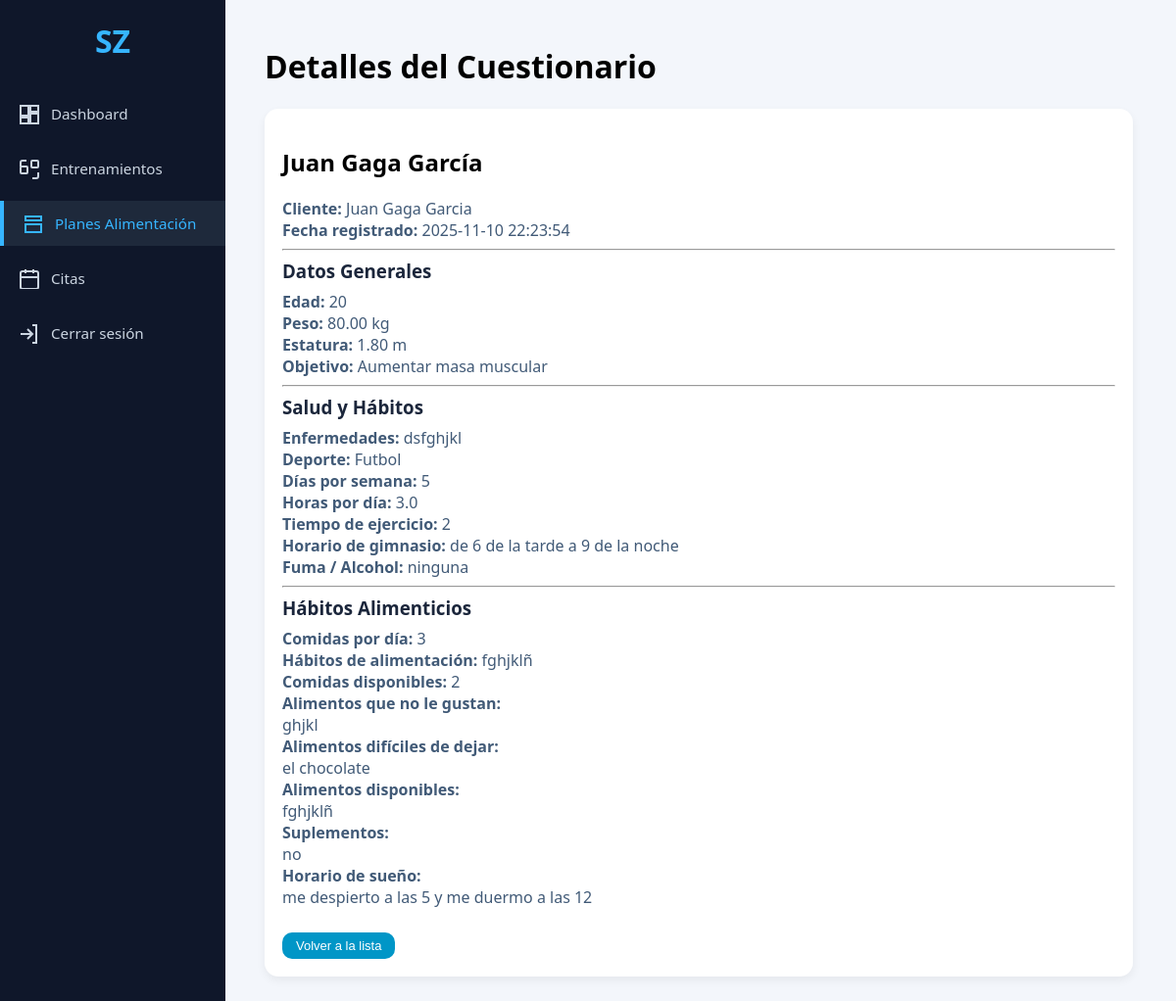
The app's page /index.php?controller=PlanAlimentacion&action=ver&id=2 (signed in), older data.
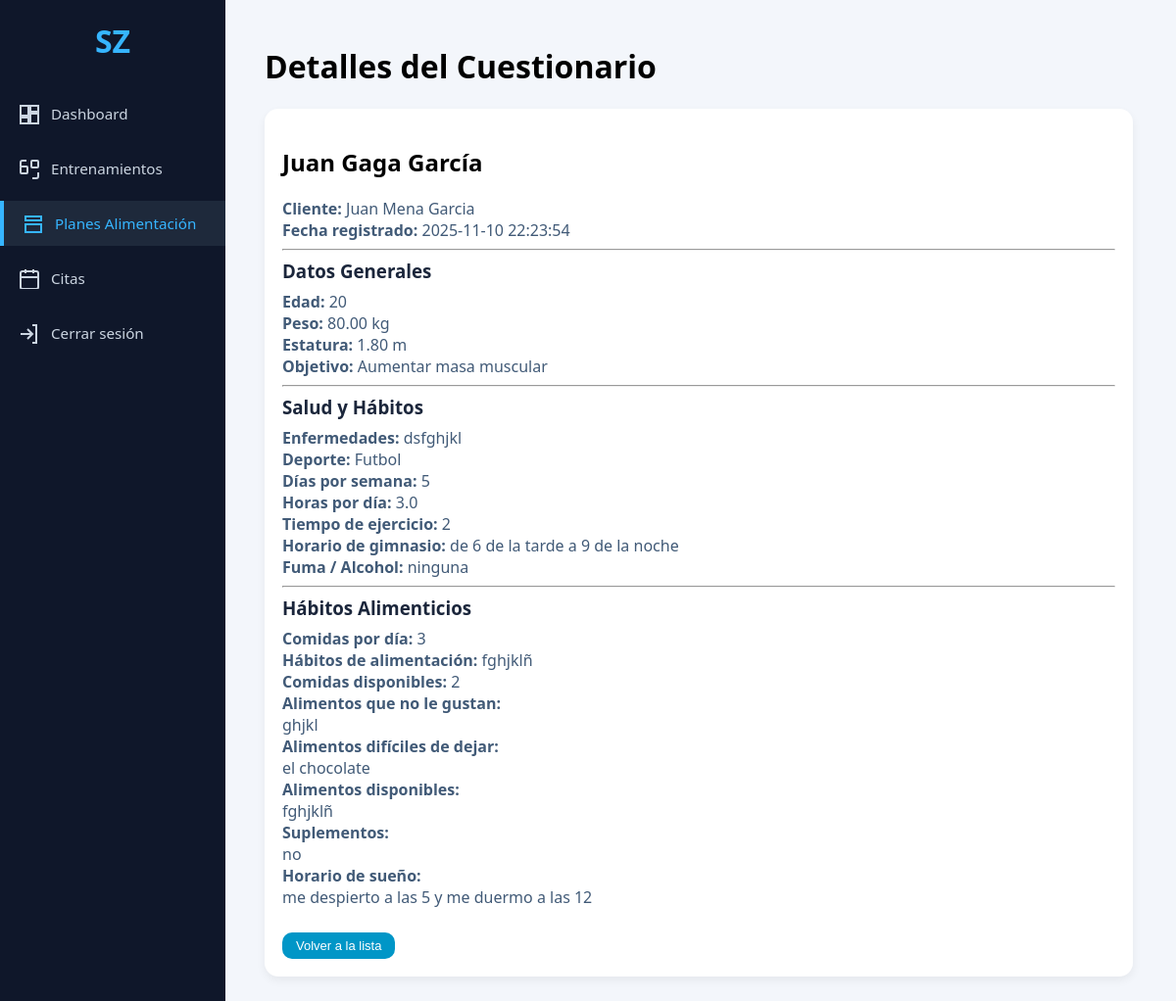
The same page, newer data.
### tables this page shows
CREATE TABLE `cuestionario_alimentacion` (
  `idCuestionario` int(11) NOT NULL AUTO_INCREMENT,
  `idUsuario` int(11) NOT NULL,
  `idCoach` int(11) DEFAULT NULL,
  `nombreCompleto` varchar(150) DEFAULT NULL,
  `edad` int(11) DEFAULT NULL,
  `peso` decimal(5,2) DEFAULT NULL,
  `estatura` decimal(4,2) DEFAULT NULL,
  `objetivo` varchar(100) DEFAULT NULL,
  `enfermedades` text DEFAULT NULL,
  `deporte` varchar(100) DEFAULT NULL,
  `diasSemana` int(11) DEFAULT NULL,
  `horasDia` decimal(3,1) DEFAULT NULL,
  `tiempoEjercicio` varchar(100) DEFAULT NULL,
  `horarioGym` varchar(100) DEFAULT NULL,
  `fumaAlcohol` varchar(100) DEFAULT NULL,
  `comidasDia` int(11) DEFAULT NULL,
  `alimentacionHabitos` text DEFAULT NULL,
  `comidasDisponibles` int(11) DEFAULT NULL,
  `alimentosNoGustan` text DEFAULT NULL,
  `alimentosDificilesDejar` text DEFAULT NULL,
  `alimentosDisponibles` text DEFAULT NULL,
  `suplementos` text DEFAULT NULL,
  `horarioSueno` varchar(100) DEFAULT NULL,
  `fechaRegistro` timestamp NOT NULL DEFAULT current_timestamp(),
  PRIMARY KEY (`idCuestionario`),
  KEY `idUsuario` (`idUsuario`),
  KEY `cuestionario_alimentacion_fk_coach` (`idCoach`),
  CONSTRAINT `cuestionario_alimentacion_fk_coach` FOREIGN KEY (`idCoach`) REFERENCES `coach` (`idCoach`) ON DELETE SET NULL ON UPDATE CASCADE,
  CONSTRAINT `cuestionario_alimentacion_ibfk_1` FOREIGN KEY (`idUsuario`) REFERENCES `usuarios` (`idUsuario`)
);

CREATE TABLE `usuarios` (
  `idUsuario` int(11) NOT NULL AUTO_INCREMENT,
  `nombre` varchar(256) NOT NULL,
  `apePa` varchar(256) DEFAULT NULL,
  `apeMa` varchar(256) DEFAULT NULL,
  `genero` varchar(50) DEFAULT NULL,
  `telefono` varchar(50) DEFAULT NULL,
  `correo` varchar(256) NOT NULL,
  `contrasena` varchar(256) NOT NULL,
  `fechaRegi` date DEFAULT curdate(),
  `rol` enum('admin','entrenador','cliente') DEFAULT 'cliente',
  `idMembresia` int(11) DEFAULT NULL,
  `idAdministrador` int(11) DEFAULT NULL,
  `idCoach` int(11) DEFAULT NULL,
  PRIMARY KEY (`idUsuario`),
  UNIQUE KEY `correo` (`correo`),
  KEY `idAdministrador` (`idAdministrador`),
  KEY `fk_usuario_entrenador` (`idCoach`),
  CONSTRAINT `fk_usuario_entrenador` FOREIGN KEY (`idCoach`) REFERENCES `coach` (`idCoach`) ON DELETE SET NULL,
  CONSTRAINT `usuarios_ibfk_1` FOREIGN KEY (`idAdministrador`) REFERENCES `administrador` (`idAdministrador`) ON DELETE SET NULL
);

### app/controllers/PlanAlimentacionController.php (called while the page is built, shortened)
<?php
require_once __DIR__ . '/../models/PlanAlimentacionModel.php';
class PlanAlimentacionController {
    private $model;
    public function __construct($db) {
        $this->model = new PlanAlimentacionModel($db);
    }
    public function ver() {
        $id = (int) $_GET['id'];
        $cuestionario = $this->model->obtenerCuestionarioPorId($id);
        require __DIR__ . '/../views/entrenador/plan-alimentacion-detalles.php';
    }
}

### app/models/PlanAlimentacionModel.php (called while the page is built, shortened)
<?php
class PlanAlimentacionModel {
    private $db;
    public function __construct($db) {
        $this->db = $db;
    }
    public function obtenerCuestionarioPorId($idCuestionario) {
        $sql = "SELECT ca.*, u.nombre AS nombreUsuario, u.apePa, u.apeMa
                FROM cuestionario_alimentacion ca
                INNER JOIN usuarios u ON u.idUsuario = ca.idUsuario
                WHERE ca.idCuestionario = ? LIMIT 1";
        $stmt = $this->db->prepare($sql);
        $stmt->bind_param("i", $idCuestionario);
        $stmt->execute();
        $result = $stmt->get_result();
        $cuestionario = $result->fetch_assoc();
        return $cuestionario;
    }
}

### app/views/entrenador/plan-alimentacion-detalles.php (the view, shortened to what the changed rows need)
<!DOCTYPE html>
<html lang="es">
<head>
    <link rel="stylesheet" href="public/css/trainer.css">
</head>
<body>
<aside class="sidebar-trainer">
    <div class="sidebar-logo">SZ</div>
    <nav class="sidebar-nav">
        <a href="index.php?controller=coach&action=index" class="sidebar-item">
            <svg fill="none" stroke="currentColor" stroke-width="2">
                <path d="M3 13h8V3H3v10zm0 8h8v-6H3v6zm10 0h8v-10h-8v10zm0-18v6h8V3h-8z"/>
            </svg>
            <span>Dashboard</span>
        </a>
        <a href="index.php?controller=entrenamientos&action=index" class="sidebar-item">
            <svg fill="none" stroke="currentColor" stroke-width="2">
                <path d="M21 15v4a2 2 0 0 1-2 2h-4"/>
                <path d="M3 9V5a2 2 0 0 1 2-2h4"/>
                <rect x="3" y="9" width="7" height="7" rx="1"/>
                <rect x="14" y="3" width="7" height="7" rx="1"/>
            </svg>
            <span>Entrenamientos</span>
        </a>
        <a href="index.php?controller=PlanAlimentacion&action=listar" class="sidebar-item active">
            <svg fill="none" stroke="currentColor" stroke-width="2">
                <path d="M4 4h16v4H4z"/>
                <path d="M4 12h16v8H4z"/>
            </svg>
            <span>Planes Alimentación</span>
        </a>
        <a href="index.php?controller=citas&action=lista" class="sidebar-item">
            <svg fill="none" stroke="currentColor" stroke-width="2">
                <rect x="3" y="4" width="18" height="18" rx="2"/>
                <path d="M16 2v4M8 2v4M3 10h18"/>
            </svg>
            <span>Citas</span>
        </a>
        <a href="index.php?controller=user&action=logout" class="sidebar-item">
            <svg fill="none" stroke="currentColor" stroke-width="2">
                <path d="M15 3h4v18h-4"/>
                <path d="M10 17l5-5-5-5"/>
                <path d="M15 12H3"/>
            </svg>
            <span>Cerrar sesión</span>
        </a>
    </nav>
</aside>
<main class="main-content">
    <h1>Detalles del Cuestionario</h1>
    <div class="training-card" style="max-width:850px; margin-top:20px;">
        <h2><?= htmlspecialchars($cuestionario['nombreCompleto']) ?></h2>
        <p><strong>Cliente:</strong>
            <?= htmlspecialchars($cuestionario['nombreUsuario'] . ' ' . $cuestionario['apePa'] . ' ' . $cuestionario['apeMa']) ?>
        </p>
        <p><strong>Fecha registrado:</strong> <?= htmlspecialchars($cuestionario['fechaRegistro']) ?></p>
        <hr>
        <h3>Datos Generales</h3>
        <p><strong>Edad:</strong> <?= $cuestionario['edad'] ?></p>
        <p><strong>Peso:</strong> <?= $cuestionario['peso'] ?> kg</p>
        <p><strong>Estatura:</strong> <?= $cuestionario['estatura'] ?> m</p>
        <p><strong>Objetivo:</strong> <?= htmlspecialchars($cuestionario['objetivo']) ?></p>
        <hr>
        <h3>Salud y Hábitos</h3>
        <p><strong>Enfermedades:</strong> <?= nl2br(htmlspecialchars($cuestionario['enfermedades'])) ?></p>
        <p><strong>Deporte:</strong> <?= htmlspecialchars($cuestionario['deporte']) ?></p>
        <p><strong>Días por semana:</strong> <?= $cuestionario['diasSemana'] ?></p>
        <p><strong>Horas por día:</strong> <?= $cuestionario['horasDia'] ?></p>
        <p><strong>Tiempo de ejercicio:</strong> <?= htmlspecialchars($cuestionario['tiempoEjercicio']) ?></p>
        <p><strong>Horario de gimnasio:</strong> <?= htmlspecialchars($cuestionario['horarioGym']) ?></p>
        <p><strong>Fuma / Alcohol:</strong> <?= htmlspecialchars($cuestionario['fumaAlcohol']) ?></p>
        <hr>
        <h3>Hábitos Alimenticios</h3>
        <p><strong>Comidas por día:</strong> <?= $cuestionario['comidasDia'] ?></p>
        <p><strong>Hábitos de alimentación:</strong> <?= nl2br(htmlspecialchars($cuestionario['alimentacionHabitos'])) ?></p>
        <p><strong>Comidas disponibles:</strong> <?= htmlspecialchars($cuestionario['comidasDisponibles']) ?></p>
        <p><strong>Alimentos que no le gustan:</strong><br>
            <?= nl2br(htmlspecialchars($cuestionario['alimentosNoGustan'])) ?>
        </p>
        <p><strong>Alimentos difíciles de dejar:</strong><br>
            <?= nl2br(htmlspecialchars($cuestionario['alimentosDificilesDejar'])) ?>
        </p>
        <p><strong>Alimentos disponibles:</strong><br>
            <?= nl2br(htmlspecialchars($cuestionario['alimentosDisponibles'])) ?>
        </p>
        <p><strong>Suplementos:</strong><br>
            <?= nl2br(htmlspecialchars($cuestionario['suplementos'])) ?>
        </p>
        <p><strong>Horario de sueño:</strong><br>
            <?= nl2br(htmlspecialchars($cuestionario['horarioSueno'])) ?>
        </p>
        <div style="margin-top:25px;">
            <a href="index.php?controller=PlanAlimentacion&action=listar">
                <button class="btn-small btn-edit">Volver a la lista</button>
            </a>
        </div>
    </div>
</main>
</body>
</html>

Row changes from the older to the newer data that the page shows:
changed through a linked row, cuestionario_alimentacion "Juan Gaga García": idUsuario.apeMa "Juan Gaga Garcia" → "Juan Mena Garcia"
